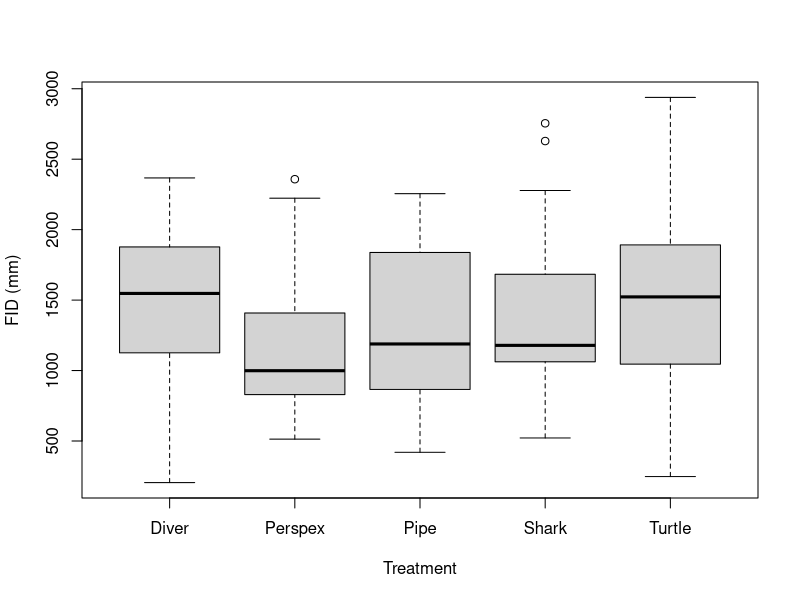
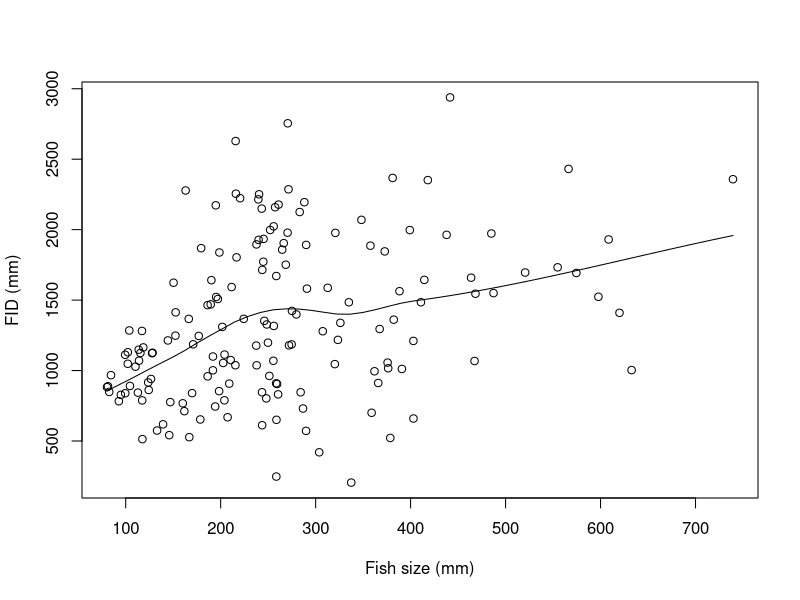
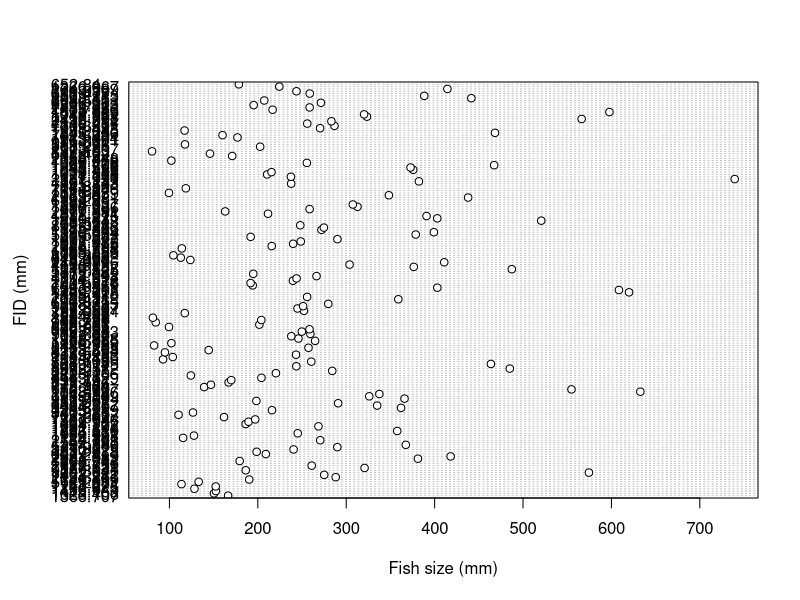
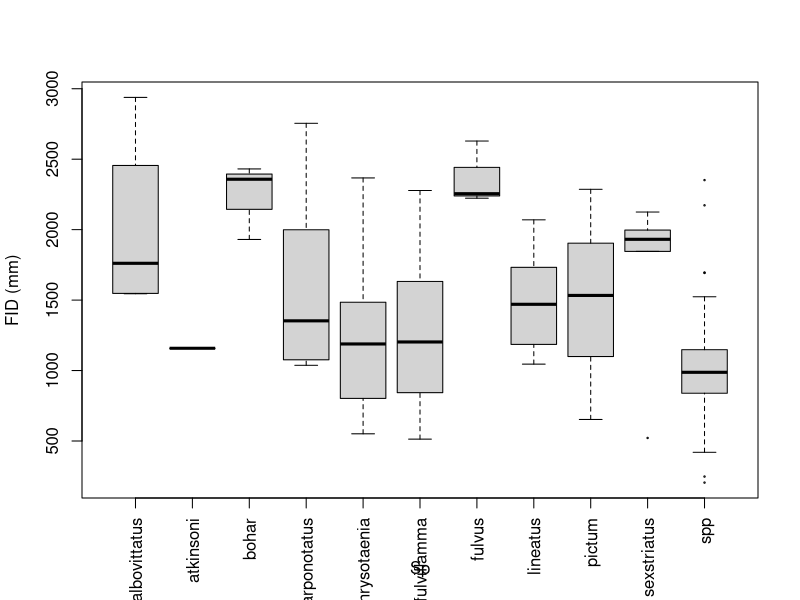
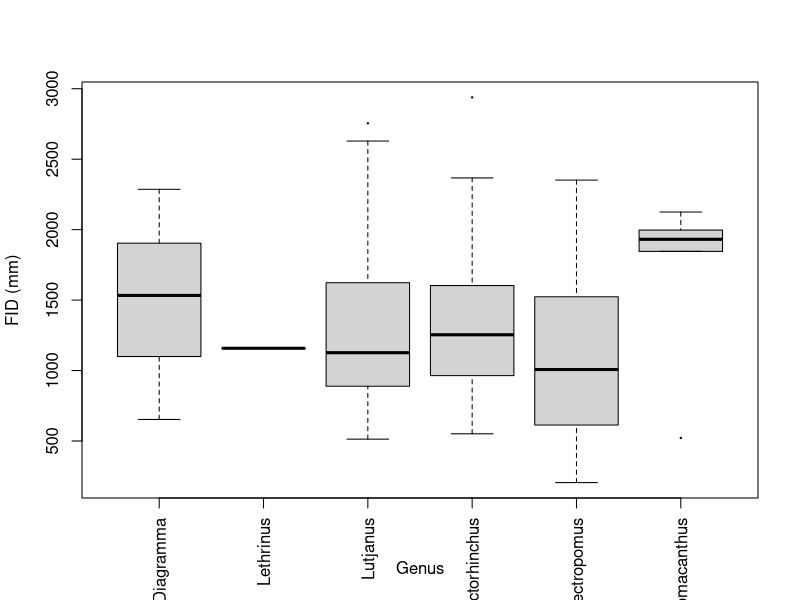

The R script that drew these images, in order: (Note: this script raises an error after producing the figures.)

setwd("~/Documents/Master UWA/thesis/Results/GitHub/Analysis-Asunsolo_FID")

dat<-read.csv("data_wide_BG_AA.csv")

library(ggplot2)
library(dplyr)
library(tidyr)
#### PLOTS ####

#how to get the data for only one variable within a column
Perspex<- dplyr::filter(dat, Treatment %in% c("Perspex"))
Perspex

par(mfrow=c(1,1))

boxplot(dat$fid~dat$Treatment, xlab= "Treatment", ylab= "FID (mm)")

scatter.smooth(dat$length, dat$fid, xlab= "Fish size (mm)", ylab= "FID (mm)")
dotchart(dat$length, dat$fid, xlab= "Fish size (mm)", ylab= "FID (mm)")


boxplot(dat$fid~dat$species, xlab= "Sp", ylab= "FID (mm)", las=3, cex= 0.2)

boxplot(dat$fid~dat$genus, xlab= "Genus", ylab= "FID (mm)", las=3, cex= 0.2)

plot(dat$Treatment, dat$activity, xlab= "Treatment", ylab= "Type of reaction", col=
       1:length(dat$activity))
#legend(1,95, legend=c("swim backwards", "no response", "hide", "flight", "c-turn"))

plot(dat$Treatment, dat$length, xlab= "Treatment", ylab= "Length")
dotchart(dat$length, dat$Treatment, xlab= "Fish size (mm)", ylab= "Treatment")

scatter.smooth(dat$dff_fid, dat$fid, xlab= "DFF FID (mm)", ylab= "FID (mm)")

scatter.smooth(dat$dfs_fid, dat$fid, xlab= "DFS FID (mm)", ylab= "FID (mm)")

#eliminated DFF variable
#boxplot(dat$dff.fid~ dat$dff.post.fid, xlab= "DFF FID (mm)", ylab= "DFF post FID (mm)")
#boxplot(dat$DFF.post.FID~ dat$DFF.FID)

# Theme for plotting ----
Theme1 <-    theme_bw()+
  theme( # use theme_get() to see available options
    panel.grid = element_blank(),
    panel.border = element_blank(),
    axis.line = element_line(colour = "black"),
    panel.grid.major = element_blank(),
    panel.grid.minor = element_blank(),
    legend.background = element_blank(),
    legend.key = element_blank(), # switch off the rectangle around symbols in the legend
    legend.text = element_text(size=12),
    legend.title = element_blank(),
    #legend.position = "top",
    text=element_text(size=12),
    strip.text.y = element_text(size = 12,angle = 0),
    axis.title.x=element_text(vjust=0.3, size=12),
    axis.title.y=element_text(vjust=0.6, angle=90, size=12),
    axis.text.y=element_text(size=12),
    axis.text.x=element_text(size=12),
    axis.line.x=element_line(colour="black", size=0.5,linetype='solid'),
    axis.line.y=element_line(colour="black", size=0.5,linetype='solid'),
    strip.background = element_blank(),
    plot.title = element_text(color="black", size=12, face="bold.italic"))


# functions for summarising data on plots ----
#se <- function(x) sd(x) / sqrt(length(x))
#se.min <- function(x) (mean(x)) - se(x)
#se.max <- function(x) (mean(x)) + se(x)

#datlong<- gather(dat, dff_fid, dff_post_fid, key = "DFF", value = "value", na.rm = FALSE,
#convert = FALSE, factor_key = FALSE) 
datlong.1<-gather(dat, speed.priorAvg, speed.fid, key = "speed", value = "value", na.rm = FALSE,
                  convert = FALSE, factor_key = FALSE) 

#ggplot(datlong.1,aes(x = factor(Treatment), y = value,  fill = DFF, notch=FALSE, outlier.shape = NA),alpha=0.5) +
#stat_boxplot(geom='errorbar')+
#geom_boxplot(outlier.color = NA, notch=FALSE)+
#stat_summary(fun.y=mean, geom="point", shape=23, size=4)+ #this is adding the dot for the mean
#scale_y_continuous(expand = expand_scale(mult = c(0, .1)))+ # this sets 10% above the max for each on the Y scale
# scale_fill_manual(values = c("Fished" = "grey", "No-take" = "#1470ad"))+
#xlab("DFF") + ylab("Distance") +
#annotation_custom(grob.sci)+ #adds a title
#Theme1

#get speed in the data first

ggplot(datlong.1,aes(x = factor(Treatment), y = value,  fill = speed, notch=FALSE, outlier.shape = NA),alpha=0.5) +
  stat_boxplot(geom='errorbar')+
  geom_boxplot(outlier.color = NA, notch=FALSE)+
  stat_summary(fun.y=mean, geom="point", shape=23, size=4)+ #this is adding the dot for the mean
  scale_y_continuous(expand = expand_scale(mult = c(0, .1)))+ # this sets 10% above the max for each on the Y scale
  #scale_fill_manual(values = c("Fished" = "grey", "No-take" = "#1470ad"))+
  xlab("DFF") + ylab("Distance") +
  #annotation_custom(grob.sci)+ #adds a title
  Theme1

plot(dat$school_individual, dat$fid, xlab= "Treatment", ylab= "FID (mm)")
boxplot(dat$fid~dat$school_individual*dat$Treatment, xlab= "", ylab= "FID (mm)", las=3, cex= 0.2)

scatter.smooth(dat$speed.FID, dat$FID, xlab= "Speed FID (m/s)", ylab= "FID (mm)")

#Speed prior vs during FID-- can I do a boxplot?
FID_speed<- ggplot(dat, aes(speed.priorAvg, speed.fid))+ facet_wrap(~Treatment)+
geom_point()+
theme_classic()
FID_speed

#Speed during FID per treatment
FID_speed.FID<- ggplot(dat, aes(fid, speed.fid))+ facet_wrap(~Treatment)+
 geom_point()+
theme_classic()
FID_speed.FID

FID_Length<- ggplot(dat, aes(length, fid))+ facet_wrap(~Treatment)+
 geom_point()+
 theme_classic()
FID_Length


FID_Length_Genus<- ggplot(dat, aes(length, fid))+ facet_wrap(~genus)+
# geom_point()+
#theme_classic()
FID_Length_Genus
